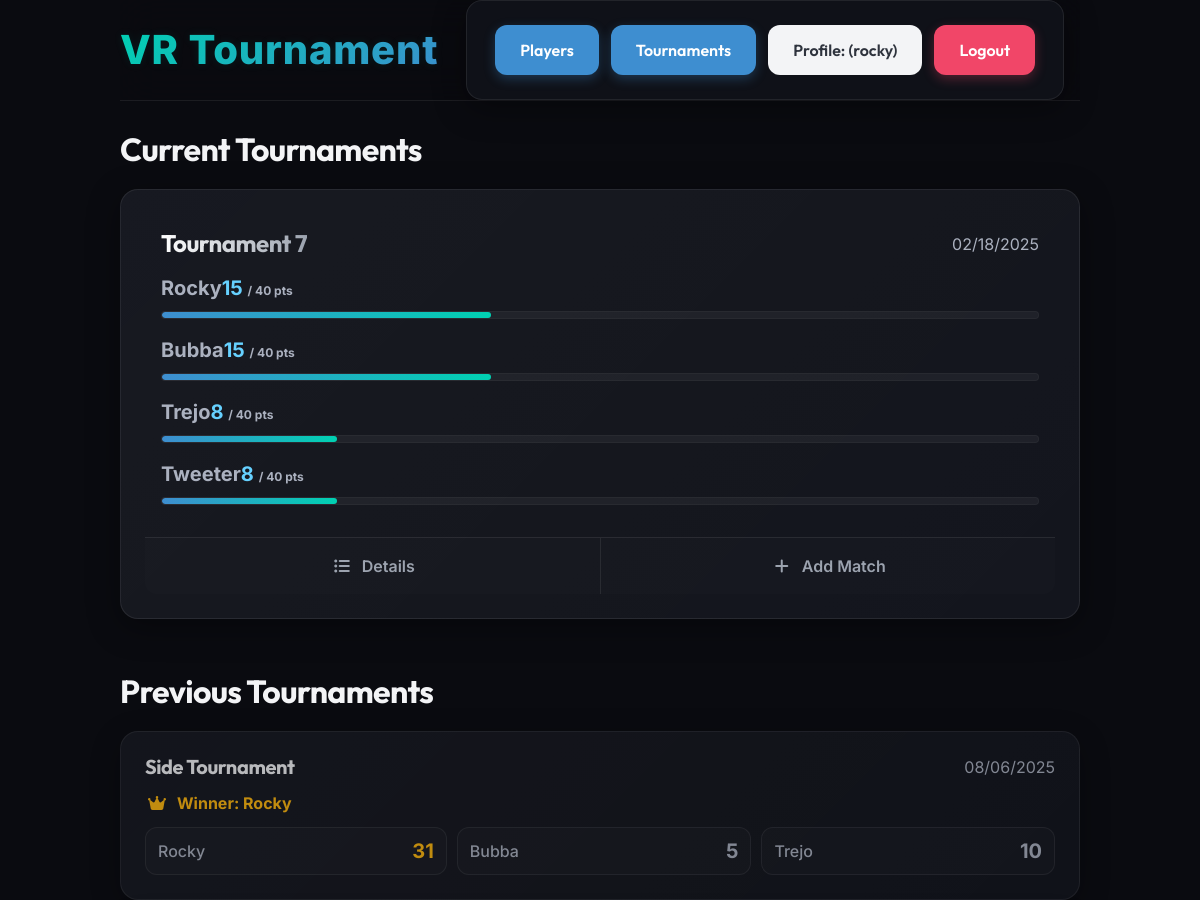
Before: / (signed in, upper part) with the older database file.
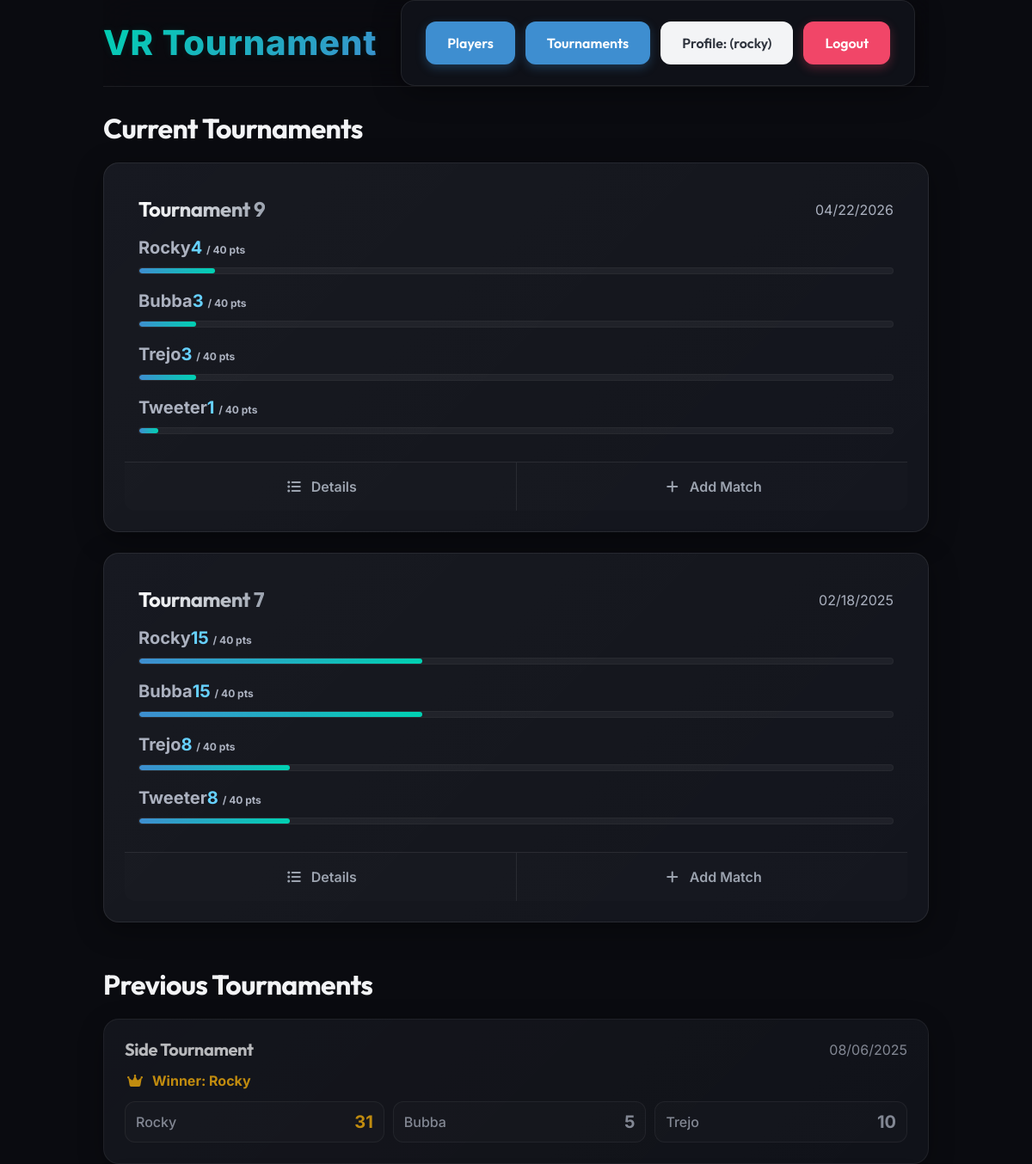
After: the same page with the newer database file.
### vr_tournaments/models.py (models this page shows, shortened)
class Tournament(models.Model):
    date = models.DateField(default=timezone.localdate)
    name = models.CharField(max_length=255, blank=True)
    winner = models.CharField(max_length=255, blank=True)
    points_to_win = models.IntegerField(default=0)
    class Meta:
        ordering = ["-date"]

class Player(models.Model):
    name = models.CharField(max_length=255, unique=True)
    tournaments = models.ManyToManyField(Tournament, related_name="players")

### vr_tournaments/views.py (the view)
# urls.py: path("", views.index, name="index"),
@login_required
def index(request):
    active_tournaments = Tournament.objects.filter(winner="").order_by("-date")
    previous_tournaments = Tournament.objects.exclude(winner="").order_by("-date")
    active_tournament_data = []
    for tournament in active_tournaments:
        player_scores = calculate_player_scores(tournament)
        winner = None
        max_score = 0
        for player, score in player_scores:
            if score >= tournament.points_to_win and (winner is None or score > max_score):
                winner = player
                max_score = score
        if winner:
            tournament.winner = winner.name
            tournament.save()
        active_tournament_data.append(
            {
                "tournament": tournament,
                "player_scores": player_scores,
            }
        )
    previous_tournament_data = []
    for tournament in previous_tournaments:
        player_scores = calculate_player_scores(tournament)
        previous_tournament_data.append(
            {
                "tournament": tournament,
                "player_scores": player_scores,
            }
        )
    return render(
        request,
        "index.html",
        {
            "active_tournaments": active_tournament_data,
            "previous_tournaments": previous_tournament_data,
        },
    )

### vr_tournaments/templatetags/user_tags.py (called while the page is built)
@register.filter(name="has_group")
def has_group(user, group_name):
    if user.is_superuser:
        return True
    return user.groups.filter(name=group_name).exists()

@register.filter(name="percentage")
def percentage(value, max_value):
    try:
        val = float(value)
        max_val = float(max_value)
        if max_val > 0:
            return min(100.0, max(0.0, (val / max_val) * 100))
        return 0
    except (ValueError, TypeError):
        return 0

### vr_tournaments/views.py (called while the page is built)
def calculate_player_scores(tournament):
    player_scores = []
    for player in tournament.players.all():
        total_score = (
            player.scores.filter(match__tournament=tournament).aggregate(
                total=Sum("score")
            )["total"]
            or 0
        )
        player_scores.append((player, total_score))
    return player_scores

### vr_tournaments/templates/index.html (shortened to what the changed rows need)
{% extends "base.html" %}
{% load user_tags %}
{% block content %}
  {% if active_tournaments %}
    <h2 class="is-size-3 mb-4">Current Tournaments</h2>
    {% for item in active_tournaments %}
      {% with tournament=item.tournament player_scores=item.player_scores %}
        <div class="card mb-5">
          <div class="card-content pt-0 pb-4 px-4">
            <div class="content">
              <div class="level is-mobile mb-4 pt-4">
                <div class="level-left">
                  <div class="level-item">
                    <p class="title is-4 m-0" style="background: linear-gradient(90deg, #fff 0%, var(--text-muted) 100%); -webkit-background-clip: text; -webkit-text-fill-color: transparent;">{{ tournament.name }}</p>
                  </div>
                </div>
                <div class="level-right">
                  <div class="level-item">
                    <p class="subtitle is-6 m-0 has-text-grey-light">{{ tournament.date|date:"m/d/Y" }}</p>
                  </div>
                </div>
              </div>
              <div class="players-progress mt-4 mb-2">
                {% for player, score in player_scores %}
                  <div class="mb-4">
                    <div class="is-flex is-justify-content-between is-align-items-center mb-1">
                      <span class="has-text-weight-bold is-size-5">{{ player.name }}</span>
                      <span class="has-text-weight-bold is-size-5 {% if score >= tournament.points_to_win %}has-text-success{% else %}has-text-info{% endif %}">
                        {{ score }} <span class="is-size-7 has-text-grey-light">/ {{ tournament.points_to_win }} pts</span>
                      </span>
                    </div>
                    <div class="progress-bar-container">
                      <div class="progress-bar-fill {% if score >= tournament.points_to_win %}winner{% endif %}"
                           style="width: {{ score|percentage:tournament.points_to_win }}%;"></div>
                    </div>
                  </div>
                {% endfor %}
              </div>
            </div>
          </div>
          {% if user|has_group:"powerUser" %}
            <footer class="card-footer">
              <a href="{% url 'tournament_detail' tournament.pk %}"
                 class="card-footer-item">
                 <span class="icon mr-2"><i class="fas fa-list-ul"></i></span>
                 Details
              </a>
              <a href="{% url 'create_match' tournament.pk %}"
                 class="card-footer-item">
                 <span class="icon mr-2"><i class="fas fa-plus"></i></span>
                 Add Match
              </a>
            </footer>
          {% endif %}
        </div>
      {% endwith %}
    {% endfor %}
  {% endif %}
  <h2 class="is-size-3 mb-4 mt-6">Previous Tournaments</h2>
  {% for item in previous_tournaments %}
    {% with tournament=item.tournament player_scores=item.player_scores %}
      <div class="box mb-4 previous-tournament-box">
        <div class="level is-mobile mb-3">
          <div class="level-left">
            <div class="level-item">
              <p class="title is-5 m-0">{{ tournament.name }}</p>
            </div>
          </div>
          <div class="level-right">
            <div class="level-item">
              <p class="subtitle is-6 m-0 has-text-grey-light">{{ tournament.date|date:"m/d/Y" }}</p>
            </div>
          </div>
        </div>
        {% if tournament.winner %}
          <div class="mb-3 is-flex is-align-items-center">
            <span class="icon has-text-warning mr-2"><i class="fas fa-crown"></i></span>
            <span class="has-text-weight-bold is-size-6 has-text-warning">Winner: {{ tournament.winner }}</span>
          </div>
        {% else %}
          <div class="mb-3">
            <span class="tag is-dark is-rounded">In Progress</span>
          </div>
        {% endif %}
        <div class="is-flex is-flex-wrap-wrap mt-3" style="gap: 10px;">
          {% for player, score in player_scores %}
            <div class="is-flex is-align-items-center px-3 py-2" style="background: rgba(255,255,255,0.02); border: 1px solid var(--border-glass); border-radius: 12px; flex-grow: 1; justify-content: space-between; min-width: 120px;">
              <span class="has-text-weight-medium is-size-6">{{ player.name }}</span>
              <span class="has-text-weight-bold is-size-5 ml-2 {% if player.name == tournament.winner %}has-text-warning{% else %}has-text-grey-light{% endif %}">{{ score }}</span>
            </div>
          {% endfor %}
        </div>
      </div>
    {% endwith %}
  {% empty %}
    <p class="has-text-centered has-text-grey-light my-6">No previous tournaments found.</p>
  {% endfor %}
{% endblock content %}

Changed rows visible on the page:
added Tournament: tournament.name "Tournament 9", tournament "04/22/2026", points_to_win "40", Player (name "Rocky", score "4"), Player (name "Bubba", score "3"), Player (name "Trejo", score "3"), Player (name "Tweeter", score "1"), shown under "Current Tournaments"
